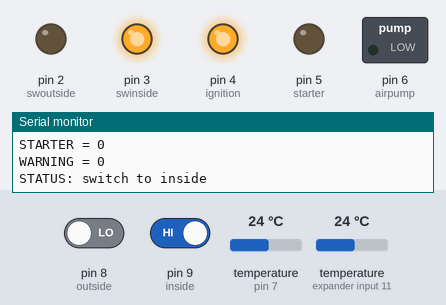
This sketch was run on a simulated Arduino Uno, built with avr-gcc and run on an emulated ATmega328P. Shown: switched loads named in the sketch (green lamp = pin HIGH), output pins drawn as LEDs (lit = HIGH), the last lines printed to the serial monitor. The inputs (shaded band) are chosen by the test bench; at power-on: pin 9 (inside) HIGH, pin 8 (outside) LOW, temperature (sensors on pin 7, expander input 11) 24 °C.

Above: at 7.2 s.
7.3 s: pin 9 (inside) driven LOW
At 10.7 s:
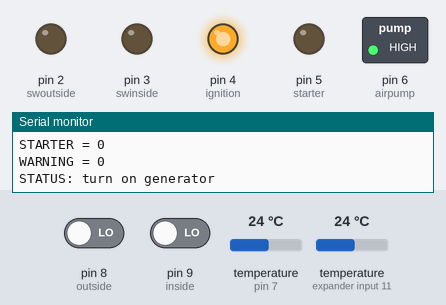
14.8 s: pin 8 (outside) driven HIGH
At 20.8 s:
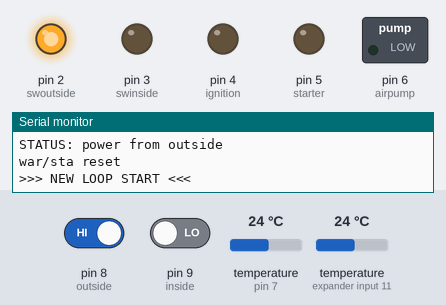
22.4 s: pin 8 (outside) driven LOW
At 26.3 s:
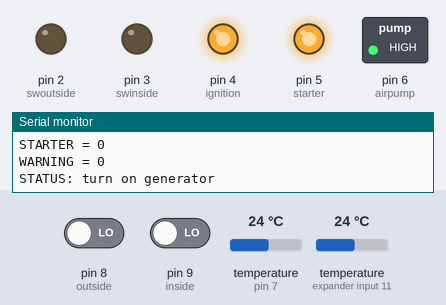
30.0 s: pin 9 (inside) driven HIGH
At 36.0 s:
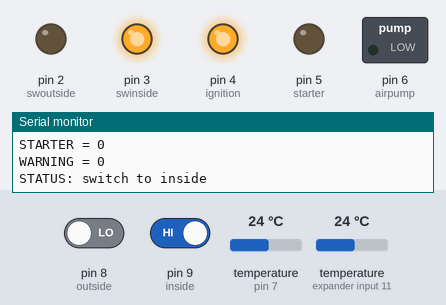
Timing chart, 0 to 37.0 s (numbered marks = the images above; inputs shaded):
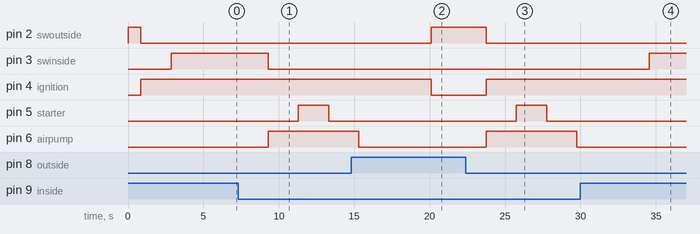

The sketch:

gss.ino
```cpp
/*
   Generator auto start with power Source Switching (GSS) by
   Fertrius
   stardate: 20201106-001750
*/

// TEMPERATURE
#include <OneWire.h>
#include <DallasTemperature.h>
#define ONE_WIRE_BUS 7
OneWire oneWire(ONE_WIRE_BUS);
DallasTemperature sensors(&oneWire);
int deviceCount = 0;
float tempC0;
float tempC1;

//  INPUTS
const int outside = 8;  //  outside   - main power line control
const int inside = 9; //  inside    - generator power line control

//  OUTPUTS SERVO
const int airpump = 6;  //  airpump   - air pump on generator needs to be closed during startup

//  OUTPUTS TO 4-RELAY
const int swoutside = 2;  //  swoutside - connect/disconnect main power contartor
const int swinside = 3; //  swinside  - connect/disconnect generator power contartor
const int ignition = 4; //  ignition  - generator standby switch, switch it off to turn geneator off
const int starter = 5;  //  starter   - turns on generator, only few seonds for start sequnce

//  CONSTANTS
int out = 0;  //  main power
int ins = 0;  //  generator power
int sta = 0;  //  starter counter - show many time generator try to start
int war = 0;  //  warning counter - show waring light

void setup() {
  pinMode(outside, INPUT);
  pinMode(inside, INPUT);
  pinMode(airpump, OUTPUT);
  pinMode(starter, OUTPUT);
  pinMode(ignition, OUTPUT);
  pinMode(swoutside, OUTPUT);
  pinMode(swinside, OUTPUT);
  digitalWrite(ignition, LOW);
  digitalWrite(airpump, LOW);
  digitalWrite(swoutside, HIGH); // NC mode
  digitalWrite(swinside, LOW);  // NO mode
  Serial.begin(9600);

  // TEMPERATURE
  sensors.begin();
  tempC0 = sensors.getTempCByIndex(0);
  tempC1 = sensors.getTempCByIndex(1);
  Serial.println("Locating devices...");
  Serial.print("Found ");
  deviceCount = sensors.getDeviceCount();
  Serial.print(deviceCount);
  Serial.println(" devices");
}

void loop() {
  Serial.println(">>> NEW LOOP START <<<");

  // TEMPERATURE
  sensors.requestTemperatures();
  Serial.print("Temperature is: ");
  Serial.print(tempC0);
  Serial.print(" \xC2\xB0");
  Serial.print("C | ");
  Serial.print(tempC1);
  Serial.print(" \xC2\xB0");
  Serial.println("C");

  // READ DATA
  out = digitalRead(outside);
  ins = digitalRead(inside);
  Serial.println("INPUTS: ");
  Serial.print("OUTSIDE = ");
  Serial.println(out);
  Serial.print("INSIDE = ");
  Serial.println(ins);
  Serial.print("STARTER = ");
  Serial.println(sta);
  Serial.print("WARNING = ");
  Serial.println(war);
  Serial.print("STATUS: ");

  //  POWER FROM OUTSIDE
  if (out == HIGH && ins == LOW)
  {
    Serial.println("power from outside");
    digitalWrite(swinside, LOW);  //  turn off inside switch
    delay(2000);
    digitalWrite(swoutside, HIGH); //  turn on outside switch
    digitalWrite(ignition, LOW);  //  turn off ignition
  }

  //  OUTSIDE POWER LOSSE
  if (out == LOW && ins == LOW && sta < 3)
  {
    Serial.println("turn on generator");
    digitalWrite(swoutside, LOW); //  turn off outside switch
    digitalWrite(swinside, LOW);  //  turn off inside switch
    digitalWrite(ignition, HIGH); //  turn on ignition
    digitalWrite(airpump, HIGH);  //  close air pump
    delay(2000);
    digitalWrite(starter, HIGH);  //  switch starter on
    delay(2000);
    digitalWrite(starter, LOW); //  switch starter off
    delay(2000);
    digitalWrite(airpump, LOW); //  open air pump
    delay(2000);  //  need to be set like told in geerators manual
    sta++;
  }

  //  WARNINGS
  if (sta >= 3)
  {
    Serial.println("war++");
    war++;
    delay(2000);
    digitalWrite(swoutside, HIGH);  //  turn on outside switch
    digitalWrite(LED_BUILTIN, HIGH);
  }

  //  SWITCH POWER TO GENERATOR - switch off outside and switch on inside in 2 minutes
  if (out == LOW && ins == HIGH)
  {
    Serial.println("switch to inside");
    digitalWrite(ignition, HIGH); //  turn on ignition relay
    digitalWrite(swoutside, LOW); //  turn off outside switch
    delay(2000);
    digitalWrite(swinside, HIGH); //  turn on inside switch
  }

  // OUTSIDE POWER RESTORED - switch off inside, switch on outside and turn off generator
  if (out == HIGH && ins == HIGH)
  {
    Serial.println("outside restored");
    delay(2000);
    digitalWrite(swinside, LOW);  // turn of generator power line
    delay(2000);
    digitalWrite(ignition, LOW);  // turn off generator
    digitalWrite(swoutside, HIGH);  // turn on outside power line
  }

  //  RESET WARNING COUNTER
  if (out == HIGH && ins == LOW || out == LOW && ins == HIGH || out == HIGH && ins == HIGH)
  {
    Serial.println("war/sta reset");
    war = 0;  //  reset warning counter
    sta = 0;  //  reset starter counter
    digitalWrite(LED_BUILTIN, LOW);
  }
}
```

Measured:
- after the input at 7.3 s, pin 3 (swinside): HIGH → LOW after 2.0 s; pin 5 (starter): LOW → HIGH after 4.0 s, → LOW 2.0 s later; pin 6 (airpump): LOW → HIGH after 2.0 s
- after the input at 14.8 s, pin 2 (swoutside): LOW → HIGH after 5.3 s; pin 4 (ignition): HIGH → LOW after 5.3 s; pin 5 (starter): stays LOW (without the input it goes to HIGH after 5.3 s); pin 6 (airpump): goes on until 15.3 s, then stays LOW
- after the input at 22.4 s, pin 2 (swoutside): HIGH → LOW after 1.4 s; pin 4 (ignition): LOW → HIGH after 1.4 s; pin 5 (starter): LOW → HIGH after 3.4 s, → LOW 2.0 s later; pin 6 (airpump): LOW → HIGH after 1.4 s, → LOW 6.0 s later
- after the input at 30.0 s, pin 3 (swinside): LOW → HIGH after 4.6 s; pin 5 (starter): stays LOW (without the input it goes to HIGH after 4.6 s); pin 6 (airpump): stays LOW (without the input it goes to HIGH after 2.6 s)
